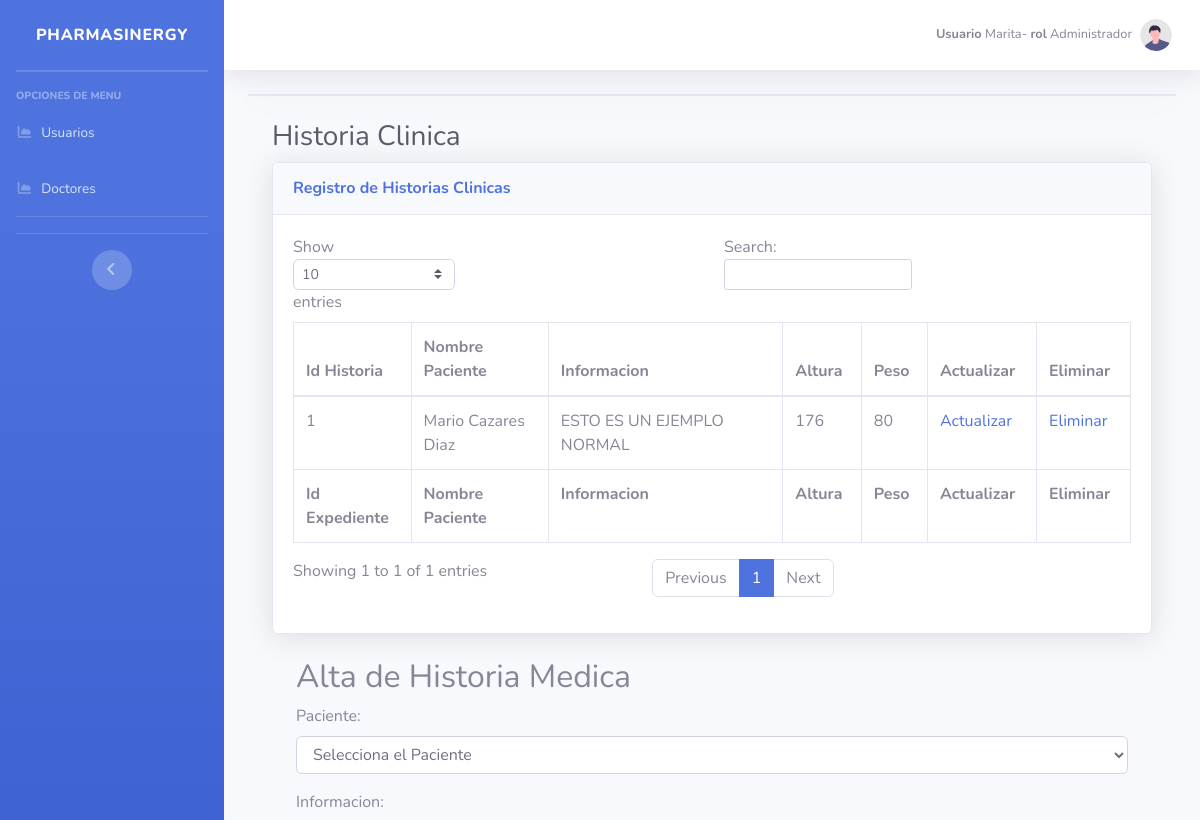
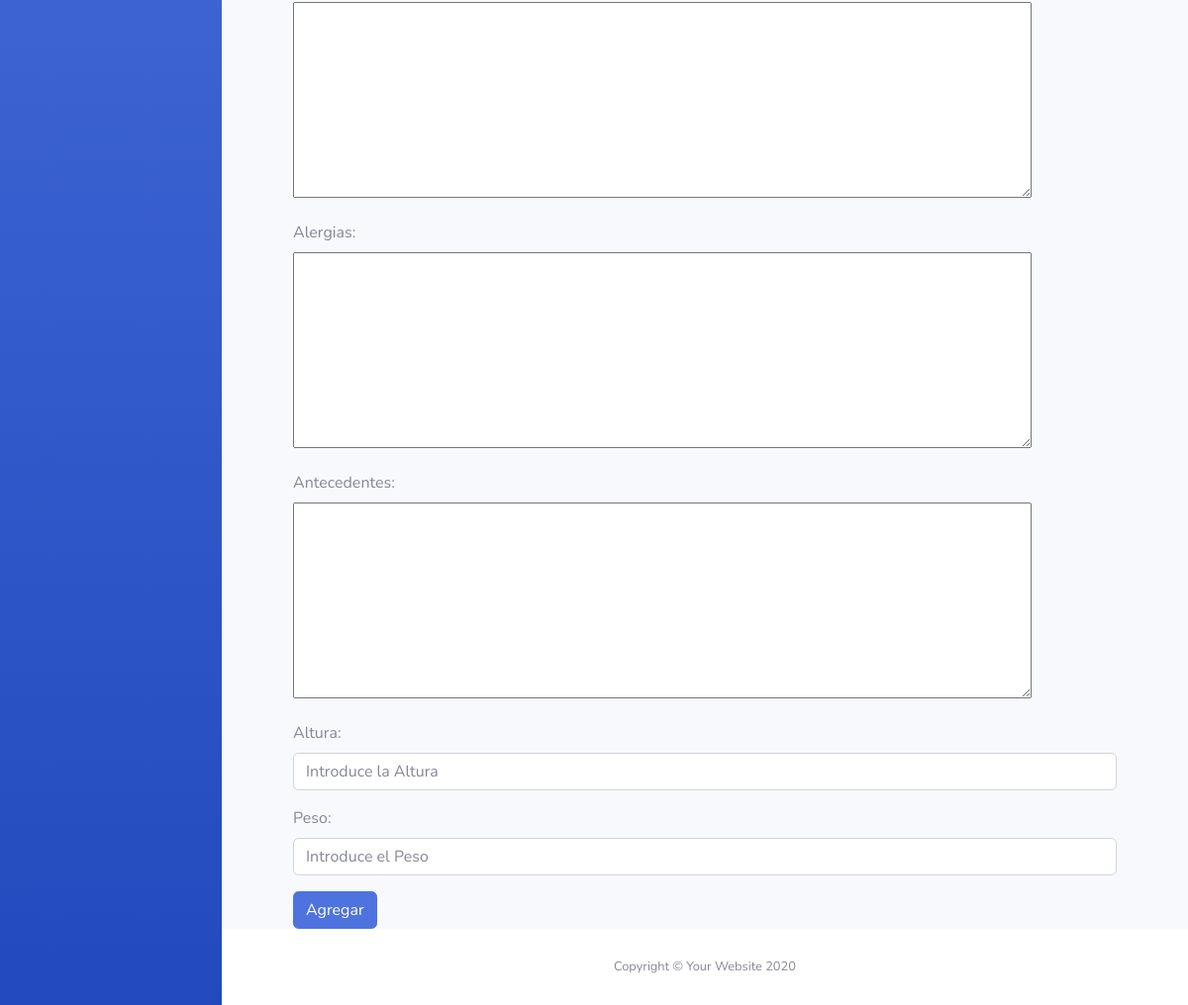
/crudEMedicos.php (signed in), run on the app's committed database (2 pictures, top to bottom).
### tables this page shows
CREATE TABLE `historial` (
  `Id_Historia` int(11) NOT NULL,
  `Id_Paciente` int(11) DEFAULT NULL,
  `Informacion` varchar(1000) DEFAULT NULL,
  `Alergias` varchar(255) DEFAULT NULL,
  `Antecedentes` varchar(255) DEFAULT NULL,
  `Altura` float DEFAULT NULL,
  `Peso` float DEFAULT NULL
);

### crudEMedicos.php (the view, shortened to what this page needs)
<?php
require ('conexion.php');
?>
<!DOCTYPE html>
<html lang="es">
<head>
    <link href="vendor/fontawesome-free/css/all.min.css" rel="stylesheet" type="text/css">
    <link href="css/sb-admin-2.min.css" rel="stylesheet">
</head>
<body id="page-top">
    <div id="wrapper">
         <?php include "barraLateral.php"?>
        <div id="content-wrapper" class="d-flex flex-column">
            <div id="content">
     <?php include "barraNavegacion.php"?>
                <div class="container-fluid">
                 <div class="card shadow mb-4">
                    </div>
                <div class="container-fluid">
                    <h1 class="h3 mb-2 text-gray-800">Historia Clinica</h1>
                    <div class="card shadow mb-4">
                        <div class="card-header py-3">
                            <h6 class="m-0 font-weight-bold text-primary">Registro de Historias Clinicas</h6>
                        </div>
                        <div class="card-body">
                            <div class="table-responsive">
                                <table class="table table-bordered" id="dataTable" width="100%" cellspacing="0">
                                    <thead>
                                        <tr>
                                          <th>Id Historia</th>
                                          <th>Nombre Paciente</th>
                                          <th>Informacion</th>
                                          <th>Altura</th>
                                          <th>Peso</th>
                                          <th>Actualizar</th>
                                          <th>Eliminar</th>
                                        </tr>
                                    </thead>
                                    <tfoot>
                                        <tr>
                                          <th>Id Expediente</th>
                                          <th>Nombre Paciente</th>
                                          <th>Informacion</th>
                                          <th>Altura</th>
                                          <th>Peso</th>
                                          <th>Actualizar</th>
                                          <th>Eliminar</th>
                                        </tr>
                                    </tfoot>
                                    <tbody>
                                      <?php
                                      if ($conn->connect_error) {
                                        die("Conexion Fallida: " . $conn->connect_error);
                                      } else {
                                        $sql = "SELECT HIS.Id_Historia, CONCAT(PAC.Nombre, ' ', PAC.Apellidos) as Nombre  , HIS.Informacion, HIS.Altura, HIS.Peso
                                        FROM Historial AS HIS
                                        JOIN Paciente AS PAC
                                        ON HIS.Id_Paciente = PAC.Id_Paciente";
                                        $result = $conn->query($sql);
                                        if ($result->num_rows > 0) {
                                          while($row = $result->fetch_assoc()){
                                         ?>
                                        <tr>
                                            <td><?php  echo $row['Id_Historia'] ?></td>
                                            <td><?php  echo $row['Nombre']; ?></td>
                                            <td><?php  echo $row['Informacion'] ?></td>
                                            <td><?php  echo $row['Altura'] ?></td>
                                            <td><?php  echo $row['Peso'] ?></td>
                                            <td><a href="../proyecto/crudEMedicos.php?actualizar&id_historia=<?php echo $row['Id_Historia'] ?>">Actualizar</a> </td>
                                            <td><a href="../proyecto/crudEMedicos.php?id_historia=<?php echo $row['Id_Historia'].'&eliminar=1' ?>">Eliminar</a> </td>
                                        </tr>
                                        <?php
                                      }
                                    }
                                  }
                                         ?>
                                    </tbody>
                                </table>
                            </div>
                        </div>
                    </div>
                    <?php include "altaModificacionEMedicos.php" ?>
                </div>
            </div>
            <footer class="sticky-footer bg-white">
                <div class="container my-auto">
                    <div class="copyright text-center my-auto">
                        <span>Copyright &copy; Your Website 2020</span>
                    </div>
                </div>
            </footer>
        </div>
    </div>
</body>
</html>

### data on the page
historial: Id_Historia "1", Nombre "Mario Cazares Diaz", Informacion "ESTO ES UN EJEMPLO NORMAL", Altura "176", Peso "80"

### other printed values
$_SESSION['usuarioAutenticado'] "Marita"
$_SESSION['rolUsuario'] "Administrador"
